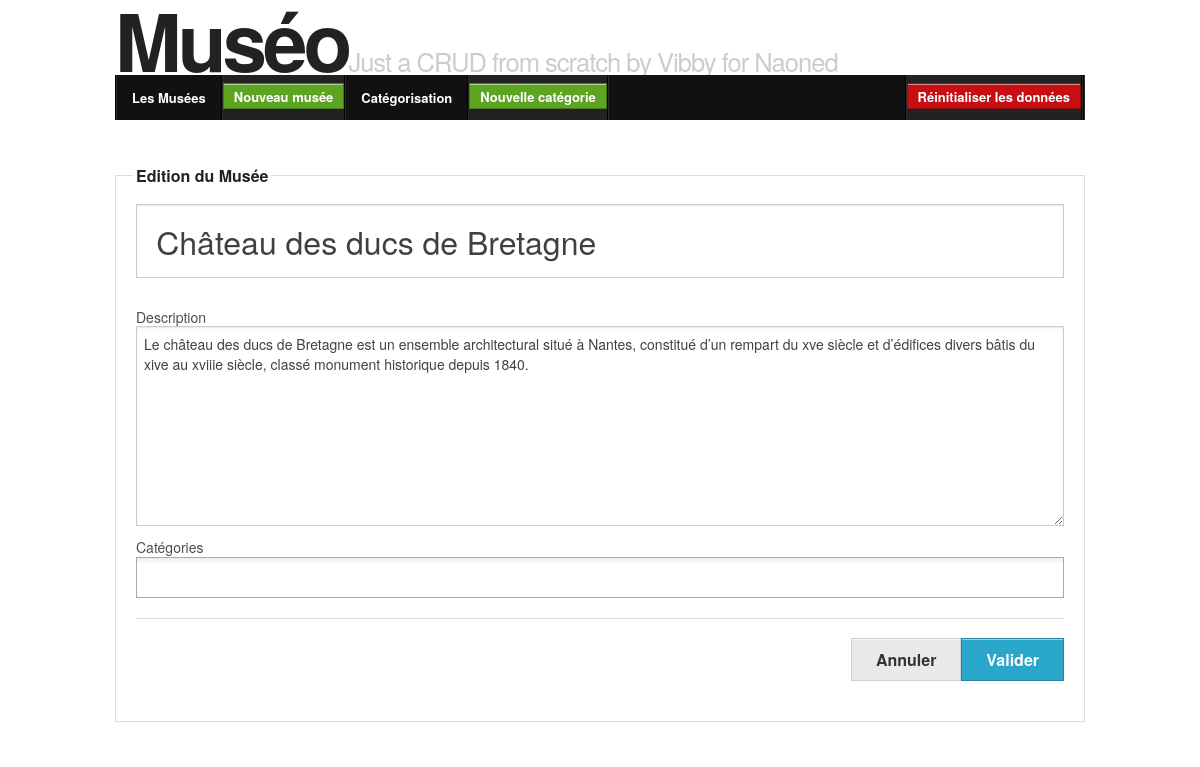
Page /editMuseum.php?id=9 on the committed database.
### tables this page shows
CREATE TABLE `museum` (
  `id` int(10) NOT NULL AUTO_INCREMENT,
  `name` varchar(50) NOT NULL,
  `description` varchar(1000) NOT NULL,
  PRIMARY KEY (`id`),
  UNIQUE KEY `name` (`name`)
);

### Museo/Lib/Controller.php (called while the page is built, shortened)
<?php
class Controller
{
	protected $config;
    public function __construct() {
		$this->config = new Config;
    }
    public function initDb() {
		$dbConnection = new connexionManager(
			$this->config->get('dbHost'),
			$this->config->get('dbName'),
			$this->config->get('dbUser'),
			$this->config->get('dbPassword')
		);
		$dbConnection->connexion->setAttribute(\PDO::ATTR_EMULATE_PREPARES, false);
		$dbConnection->connexion->setAttribute(\PDO::ATTR_ERRMODE, \PDO::ERRMODE_EXCEPTION);
		$this->db = $dbConnection->connexion;
    }
	protected function requireParam($paramName, $validator) {
		$param = $this->getParam($paramName, $validator);
		return $param;
	}
	protected function getParam($paramName, $validator) {
		return $_REQUEST[$paramName];
	}
	protected function initEditAction($sessionNamePrefix) {
		if (array_key_exists($sessionNamePrefix . '_data',$_SESSION)) {
			$data = $_SESSION[$sessionNamePrefix . '_data'];
		} else {
			$data = $this->getOneById()->toArray();
		}
		$errors = array_key_exists($sessionNamePrefix.'_errors',$_SESSION) ?
			$_SESSION[$sessionNamePrefix.'_errors'] :
			array();
		return array($data, $errors);
	}
}

### Museo/Controller/MuseumController.php (called while the page is built, shortened)
<?php
class MuseumController extends controller
{
	protected function getOneById($id = false) {
		if (!$id) {
			$id = $this->requireParam('id', \FILTER_VALIDATE_INT);
		}
		$museumManager = new MuseumManager($this->db);
		$museum = $museumManager->getOneById($id);
		return ($museum);
	}
	private function getCategoriesTree() {
		$categoryManager = new CategoryManager($this->db);
		return $categoryManager->getCategoriesTree();
	}
	function editAction() {
		$id = $this->requireParam('id', \FILTER_VALIDATE_INT);
		$sessionNamePrefix = 'museum_update'.$id;
		list($data, $errors) = $this->initEditAction($sessionNamePrefix);
		return (array(
			'categories' => $this->getCategoriesTree(),
			'token'      => $this->generateCrsf($sessionNamePrefix),
			'errors'     => $errors,
			'values'     => $data,
		));
	}
}

### Museo/Lib/Autoloader.php (called while the page is built, shortened)
<?php
class SplClassLoader
{
    private $_fileExtension = '.php';
    private $_namespace;
    private $_namespaceSeparator = '\\';
    public function __construct($ns = null, $includePath = null)
    {
        $this->_namespace = $ns;
        $this->_includePath = $includePath;
    }
    public function loadClass($className)
    {
        if (null === $this->_namespace || $this->_namespace.$this->_namespaceSeparator === substr($className, 0, strlen($this->_namespace.$this->_namespaceSeparator))) {
            $fileName = '';
            if (false !== ($lastNsPos = strripos($className, $this->_namespaceSeparator))) {
                $namespace = substr($className, 0, $lastNsPos);
                $className = substr($className, $lastNsPos + 1);
                $fileName = str_replace($this->_namespaceSeparator, DIRECTORY_SEPARATOR, $namespace) . DIRECTORY_SEPARATOR;
            }
            $fileName .= str_replace('_', DIRECTORY_SEPARATOR, $className) . $this->_fileExtension;
        }
    }
}

### Museo/Config.php (called while the page is built, shortened)
<?php
class Config {
	function __construct() {
		$this->config = array(
			'dbHost'     => 'localhost',
			'dbName'     => 'museo',
			'dbUser'     => 'root',
			'dbPassword' => '',
			'debug'      => true,
		);
	}
	function get($key) {
		return $this->config[$key];
	}
}

### Museo/Lib/ConnexionManager.php (called while the page is built, shortened)
<?php
class ConnexionManager{
	function __construct($dbHost, $dbName, $dbUser, $dbPassword){
		$this->dbHost = $dbHost;
		$this->dbName = $dbName;
	}
}

### Museo/Lib/ObjectManager.php (called while the page is built, shortened)
<?php
class objectManager
{
	public function __construct(\PDO $db = null) {
		$this->db = $db;
	}
}

### Museo/Model/MuseumManager.php (called while the page is built, shortened)
<?php
class MuseumManager extends ObjectManager implements DbObjectInterface
{
	public function getCollection(\PDOStatement $pdoStatement) {
		$collection = array();
		$pdoStatement->execute();
		foreach ($pdoStatement as $line) {
			if (!array_key_exists($line['museum_id'],$collection)) {
				$collection[$line['museum_id']] = new Museum($line);
			}
		}
		return $collection;
	}
	public function getOneById($id) {
		$query = <<<EOT
			SELECT mc.category_id, m.id AS museum_id, m.description AS museum_description, m.name AS museum_name, c.name AS category_name, c.parentid
			FROM `museum` AS m
			LEFT JOIN `museumcategory` AS mc ON m.id = mc.museum_id
			LEFT JOIN `category` AS c ON mc.category_id = c.id
			WHERE m.id = :id
			;
EOT;
		$pdoStatement = $this->db->prepare($query);
		$pdoStatement->bindParam(':id', $id, \PDO::PARAM_INT);
		$collection = $this->getCollection($pdoStatement);
		return reset($collection);
	}
}

### Museo/Model/Museum.php (called while the page is built, shortened)
<?php
class Museum extends DbObject implements DbObjectInterface
{
	protected $id = null;
	protected $name = "";
	protected $categories = array();
	protected $description = "";
	public function getId() {
		return $this->id;
	}
	public function getName() {
		return $this->name;
	}
	public function getDescription() {
		return $this->description;
	}
	public function getCategories() {
		return $this->categories;
	}
	public function toArray() {
		$categoriesIds = array();
		$data = array(
			'id'          => $this->getId(),
			'name'        => $this->getName(),
			'description' => $this->getDescription(),
			'categories'  => $categoriesIds,
		);
		return $data;
	}
	static function getFields() {
		return array('id','name','description');
	}
	static function getTableName() {
		return "museum";
	}
}

### www/includes/museumForm.php (the view, shortened to what this page needs)
  <div class="row">
    <div class="large-12 columns">
      <input	 class="name <?php if (array_key_exists('name',$errors)) : ?>error<?php endif; ?>" type="text" name="museum[name]" placeholder="Nom du musée"
	<?php if (array_key_exists('name',$values)) : ?>
		value="<?php echo $values['name'] ?>"
	<?php endif; ?>
>
    </div>
  </div>
  <div class="row">
    <div class="large-12 columns">
      <label>Description</label>
      <textarea name="museum[description]"><?php if (array_key_exists('description',$values)) : ?><?php echo $values['description'] ?><?php endif; ?></textarea>
    </div>
  </div>
  <div class="row">
    <div class="large-12 columns">
      <label>Catégories</label>
 </div>
  </div>
  <div class="row">
    <div class="large-12 columns">
   <hr />
      <div class="right">
	<button type="submit" class="button right" >Valider</button>
	<a class="button secondary right" href="museums.php">Annuler</a>
</div>
    </div>
  </div>
</fieldset>

### www/css/museo.css (style rules this page uses)
input.name { font-size: 2em; padding:0 .6em; }
textarea { height: 200px; }

### rows in the picture
museum: name "Château des ducs de Bretagne", description "Le château des ducs de Bretagne est un ensemble architectural situé à Nantes, constitué d’un rempart du xve siècle et d’édifices divers bâtis du xive au xviiie siècle, classé monument historique depuis 1840."
